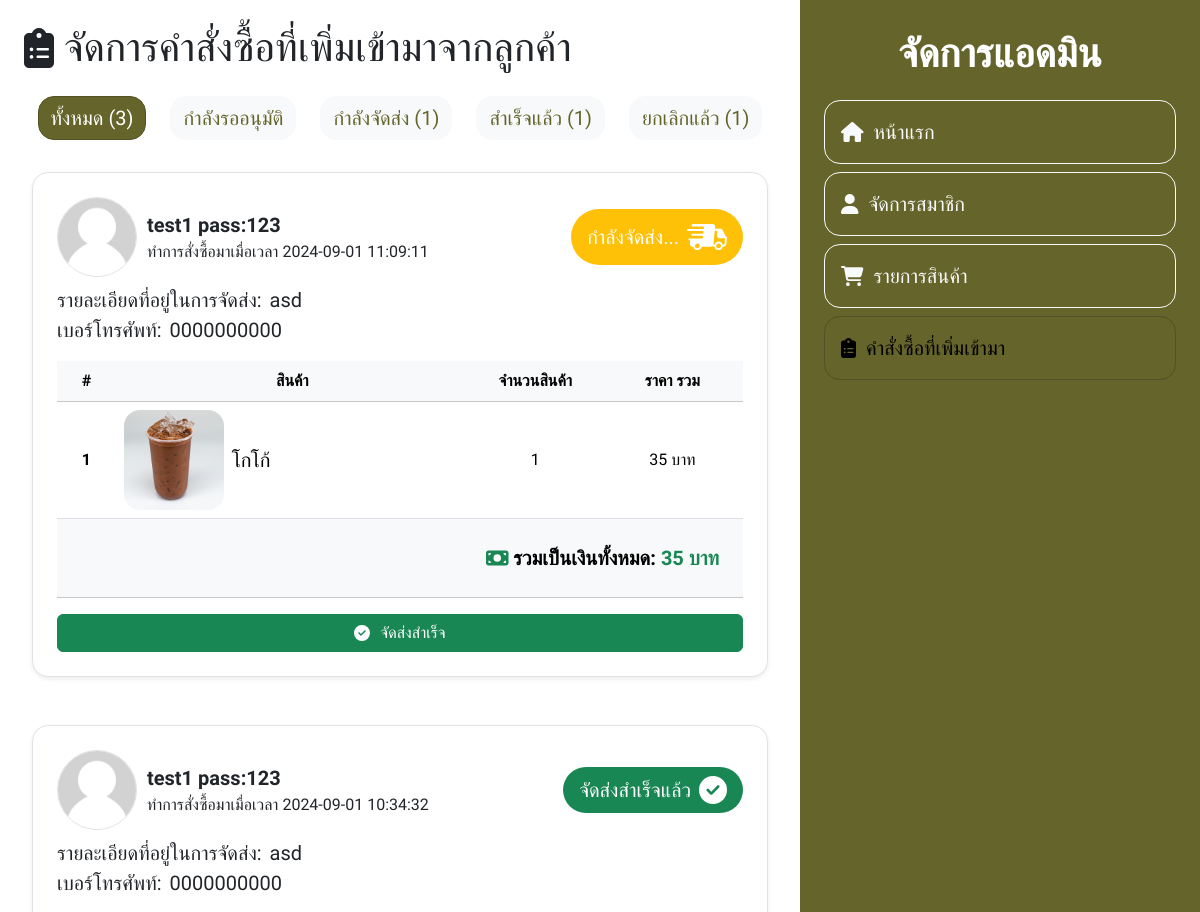
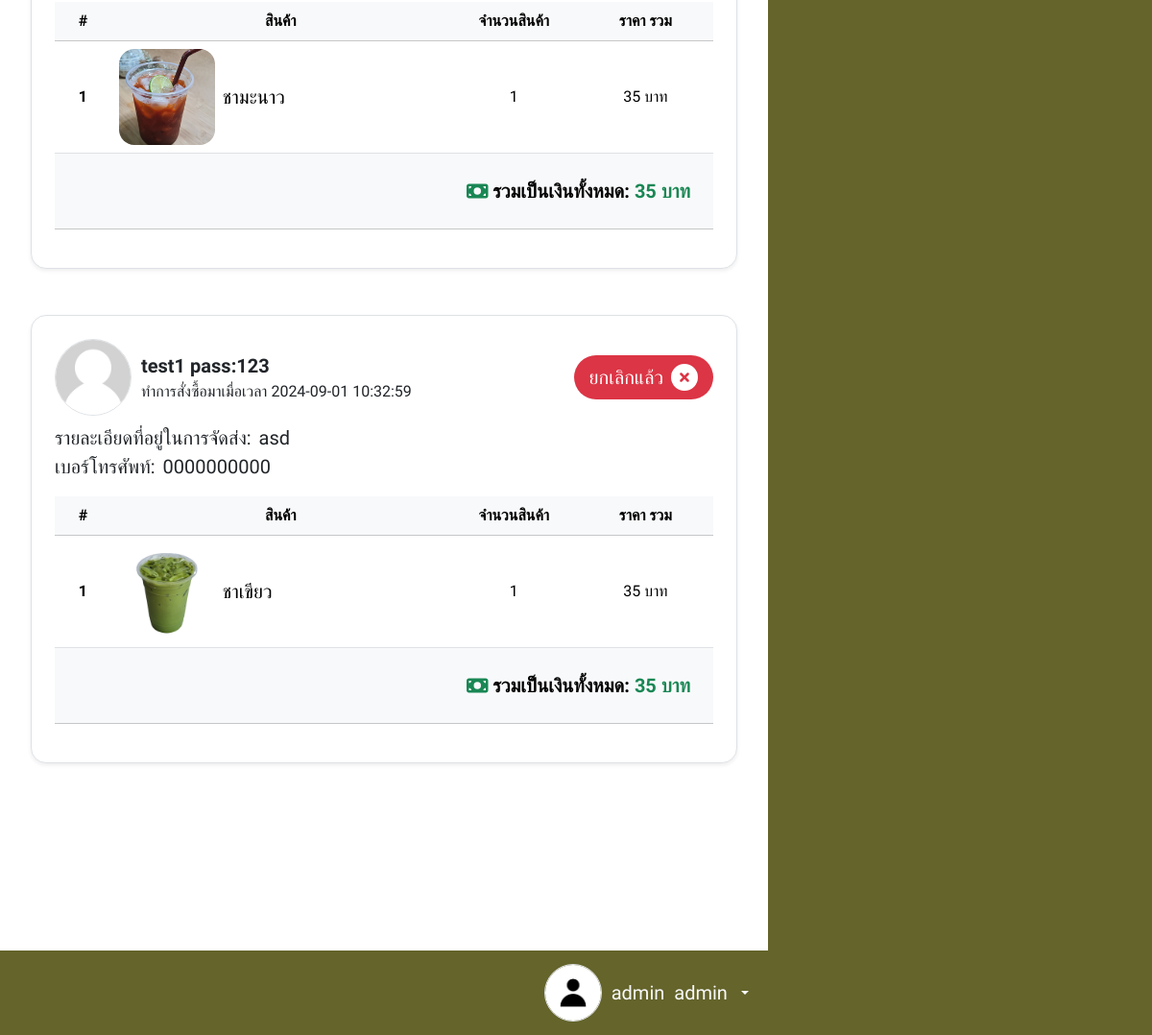
/admin/?page=orders&tabs=all (signed in), run on the app's committed database (2 pictures, top to bottom).
### tables this page shows
CREATE TABLE `orders` (
  `order_id` int NOT NULL,
  `oders_json` text NOT NULL,
  `user_id` int NOT NULL,
  `status` enum('waiting','delivering','canceled','successfully') NOT NULL DEFAULT 'waiting',
  `create_at` timestamp NOT NULL DEFAULT CURRENT_TIMESTAMP
);

CREATE TABLE `users` (
  `user_id` int NOT NULL,
  `firstname` varchar(150) DEFAULT NULL,
  `lastname` varchar(150) NOT NULL,
  `tel` varchar(10) DEFAULT NULL,
  `email` varchar(150) NOT NULL,
  `password` varchar(150) NOT NULL,
  `profile_image` varchar(255) NOT NULL,
  `address` varchar(255) DEFAULT NULL,
  `role` enum('user','admin') NOT NULL DEFAULT 'user',
  `created_at` timestamp NOT NULL DEFAULT CURRENT_TIMESTAMP
);

CREATE TABLE `products` (
  `product_id` int NOT NULL,
  `name` varchar(255) NOT NULL,
  `detail` varchar(255) NOT NULL,
  `drink_type` tinytext NOT NULL,
  `price` int NOT NULL,
  `product_image` varchar(255) NOT NULL,
  `create_at` timestamp NOT NULL DEFAULT CURRENT_TIMESTAMP
);

### src/config-function/function.php (called while the page is built, shortened)
<?php
function sql(string $sql, array $params = [])
{
    global $pdo;
    $stmt = $pdo->prepare($sql);
    $stmt->execute($params);
    return $stmt;
}
    if (isset($_SESSION[$type_msg])) { ?>
    <?php }
function pathImage($image, string $typeImage = "user_images", string $location = "assets/images")
{
    $request_uri = parse_url($_SERVER["REQUEST_URI"], PHP_URL_PATH);
    return $request_uri == "/" ? "./$location/$typeImage/$image" : "../$location/$typeImage/$image";
}
function formatNumberWithComma(string $number)
{
    return number_format($number, 0, '.', ',');
}
    ?>

### src/admin/components/orders.php (the view, shortened to what this page needs)
<h1 class="d-flex align-items-center mb-4" style="gap:10px"><i class="fa-solid fa-clipboard-list"></i> จัดการคำสั่งซื้อที่เพิ่มเข้ามาจากลูกค้า</h1>
<?php
$ordersTabsName = [
    "all",
    "waiting",
    "delivering",
    "successfully",
    "canceled",
];
?>
<div class="d-flex justify-content-center">
    <ul class="m-0 p-0 list-unstyled d-flex flex-sm-row gap-4 flex-column">
        <?php
        foreach ($ordersTabsName as $index => $tabname) { ?>
            <a href="/admin/?page=orders&tabs=<?= $tabname; ?>" class="text-decoration-none text-primary fs-5 fw-medium btn rounded-4 <?= isset($_GET["tabs"]) && $_GET["tabs"] == $tabname ? "active btn-primary" : "btn-light" ?>">
                <li>
                    <?php
                    $countAllOrders = sql("SELECT COUNT(*) as countAllOrders FROM `orders`", [])->fetch()["countAllOrders"];
                    $countStatus = sql("SELECT COUNT(*) as countStatus FROM `orders` WHERE `status` = ?", [$tabname])->fetch()['countStatus'];
                    echo $tabname == "all" ? "ทั้งหมด ($countAllOrders)" : ($tabname == "waiting" ? "กำลังรออนุมัติ" : ($tabname == "delivering" ? "กำลังจัดส่ง" : ($tabname == "successfully" ? "สำเร็จแล้ว" : ($tabname == "canceled" ? "ยกเลิกแล้ว" : ""))));
                    echo $countStatus != 0 ? " ($countStatus)" : null;
                    ?>
                </li>
            </a>
        <?php } ?>
    </ul>
</div>
<div class="mt-4 p-2 overflow-y-auto overflow-x-hidden" style="height: calc(100% - 15%);">
    <?php
    $pramsTabs = isset($_GET["tabs"]) && $_GET["tabs"] != "all" ? $_GET["tabs"] . "%" : "%";
    $items = sql("SELECT * FROM `orders` WHERE status LIKE '$pramsTabs' ORDER BY `create_at` DESC");
    if ($items->rowCount() > 0) {
        while ($item = $items->fetch()) {
            $oders_json = json_decode($item["oders_json"], true);
            $user = sql("SELECT * FROM `users` WHERE `user_id` = ?", [$oders_json["user_id"]])->fetch(); ?>
            <div class="bg-white w-100 p-4 rounded-4 shadow-sm border mb-5 position-relative">
                <div class="d-flex align-items-center justify-content-between">
                    <div class="d-flex align-items-center" style="gap:10px">
                        <img src="<?= pathImage($user["profile_image"], "user_images") ?>" width="80px" height="80px" class="rounded-circle border object-fit-cover">
                        <div>
                            <div class="d-flex align-items-center gap-2">
                                <div class="d-flex flex-row fs-5 fw-bold" style="gap:5px;">
                                    <div><?= $user["firstname"] ?></div>
                                    <div><?= $user["lastname"] ?></div>
                                </div>
                            </div>
                            ทำการสั่งซื้อมาเมื่อเวลา <span><?= $item["create_at"] ?></span>
                        </div>
                    </div>
                    <div class="fs-5 d-flex align-items-center gap-2 text-white">
                        <div class="d-flex align-items-center p-2 rounded-5 gap-2 px-3 <?= $item["status"] == "waiting" ? "bg-primary" : ($item["status"] == "canceled" ? "bg-danger" : ($item["status"] == "successfully" ? "bg-success" : ($item["status"] == "delivering" ? "bg-warning" : null))) ?>">
                            <?= $item["status"] == "waiting" ? 'กำลังรอคุณอนุมัติเริ่มจัดส่ง <div class="spinner-border" role="status"><span class="visually-hidden">Loading...</span></div>'
                                : ($item["status"] == "canceled" ? 'ยกเลิกแล้ว <i class="fa-solid fa-circle-xmark fs-3"></i>'
                                    : ($item["status"] == "successfully" ? 'จัดส่งสำเร็จแล้ว <i class="fa-solid fa-circle-check fs-3"></i>'
                                        : ($item["status"] == "delivering" ? 'กำลังจัดส่ง... ' : null))) ?>
                        </div>
                    </div>
                </div>
                <div class="mt-2">
                    <div class="d-flex flex-row align-items-center gap-2">
                        <h5>รายละเอียดที่อยู่ในการจัดส่ง: </h5><span class="fs-5"><?= $user["address"] ?></span>
                    </div>
                    <div class="d-flex flex-row align-items-center gap-2">
                        <h5>เบอร์โทรศัพท์: </h5><span class="fs-5"><?= $user["tel"] ?></span>
                    </div>
                </div>
                <table class="table my-3">
                    <thead class="table-light text-center">
                        <tr>
                            <th scope="col" style="width: 50px;">#</th>
                            <th scope="col" style="width: 300px;">สินค้า</th>
                            <th scope="col" style="width: 113px;">จำนวนสินค้า</th>
                            <th scope="col" style="width: 120px;">ราคา รวม</th>
                        </tr>
                    </thead>
                    <tbody class="text-center">
                        <?php
                        foreach ($oders_json["carts"] as $index => $order) {
                            $product = sql("SELECT * FROM `products` WHERE `product_id` = ?", [$order["product_id"]])->fetch();  ?>
                            <tr class="align-middle">
                                <th scope="row"><?= $index + 1; ?></th>
                                <td>
                                    <div class="d-flex align-items-center gap-2">
                                        <img src="<?= pathImage($product["product_image"], "product_images"); ?>" width="100px" height="100px" class="object-fit-cover rounded-4">
                                        <h5><?= $product["name"] ?></h5>
                                    </div>
                                </td>
                                <td>
                                    <div class="d-flex align-items-center justify-content-center">
                                        <?= $order["amount"]; ?>
                                    </div>
                                </td>
                                <td><?= formatNumberWithComma($product["price"] * $order["amount"]); ?> บาท</td>
                            </tr>
                        <?php } ?>
                    </tbody>
                    <tfoot>
                        <tr class="table-light">
                            <th colspan="5" class="text-end p-4 fs-5">
                                <i class="fa-solid fa-money-bill text-success"></i>
                                รวมเป็นเงินทั้งหมด:
                                <span class="text-success"> <?= formatNumberWithComma($oders_json["totalPrice"]); ?> บาท</span>
                            </th>
                        </tr>
                    </tfoot>
                </table>
                <div class="d-flex align-items-center" style="gap:10px">
                    <?php
                    if ($item["status"] == "waiting") { ?>
                        <a href="../api/manage_orders.php?cancelOrder&order_id=<?= $item["order_id"] ?>" class="btn btn-danger d-flex align-items-center w-100 justify-content-center" style="gap:10px"><i class="fa-solid fa-circle-xmark"></i> ยกเลิก</a>
                        <a href="../api/manage_orders.php?deliveryOrder&order_id=<?= $item["order_id"] ?>" class="btn btn-warning d-flex align-items-center w-100 justify-content-center" style="gap:10px">
                            <svg xmlns="http://www.w3.org/2000/svg" xmlns:xlink="http://www.w3.org/1999/xlink" fill="#000000" height="25px" width="25px" version="1.1" id="Capa_1" viewBox="0 0 422.518 422.518" xml:space="preserve">
                                <path d="M422.512,215.424c0-0.079-0.004-0.158-0.005-0.237c-0.116-5.295-4.368-9.514-9.727-9.514h-2.554l-39.443-76.258  c-1.664-3.22-4.983-5.225-8.647-5.226l-67.34-0.014l2.569-20.364c0.733-8.138-1.783-15.822-7.086-21.638  c-5.293-5.804-12.683-9.001-20.81-9.001h-209c-5.255,0-9.719,4.066-10.22,9.308l-2.095,16.778h119.078  c7.732,0,13.836,6.268,13.634,14c-0.203,7.732-6.635,14-14.367,14H126.78c0.007,0.02,0.014,0.04,0.021,0.059H10.163  c-5.468,0-10.017,4.432-10.16,9.9c-0.143,5.468,4.173,9.9,9.641,9.9H164.06c7.168,1.104,12.523,7.303,12.326,14.808  c-0.216,8.242-7.039,14.925-15.267,14.994H54.661c-5.523,0-10.117,4.477-10.262,10c-0.145,5.523,4.215,10,9.738,10h105.204  c7.273,1.013,12.735,7.262,12.537,14.84c-0.217,8.284-7.109,15-15.393,15H35.792v0.011H25.651c-5.523,0-10.117,4.477-10.262,10  c-0.145,5.523,4.214,10,9.738,10h8.752l-3.423,35.818c-0.734,8.137,1.782,15.821,7.086,21.637c5.292,5.805,12.683,9.001,20.81,9.001  h7.55C69.5,333.8,87.3,349.345,109.073,349.345c21.773,0,40.387-15.545,45.06-36.118h94.219c7.618,0,14.83-2.913,20.486-7.682  c5.172,4.964,12.028,7.682,19.514,7.682h1.55c3.597,20.573,21.397,36.118,43.171,36.118c21.773,0,40.387-15.545,45.06-36.118h6.219  c16.201,0,30.569-13.171,32.029-29.36l6.094-67.506c0.008-0.091,0.004-0.181,0.01-0.273c0.01-0.139,0.029-0.275,0.033-0.415  C422.52,215.589,422.512,215.508,422.512,215.424z M109.597,329.345c-13.785,0-24.707-11.214-24.346-24.999  c0.361-13.786,11.87-25.001,25.655-25.001c13.785,0,24.706,11.215,24.345,25.001C134.89,318.131,123.382,329.345,109.597,329.345z   M333.597,329.345c-13.785,0-24.706-11.214-24.346-24.999c0.361-13.786,11.87-25.001,25.655-25.001  c13.785,0,24.707,11.215,24.345,25.001C358.89,318.131,347.382,329.345,333.597,329.345z M396.457,282.588  c-0.52,5.767-5.823,10.639-11.58,10.639h-6.727c-4.454-19.453-21.744-33.882-42.721-33.882c-20.977,0-39.022,14.429-44.494,33.882  h-2.059c-2.542,0-4.81-0.953-6.389-2.685c-1.589-1.742-2.337-4.113-2.106-6.676l12.609-139.691l28.959,0.006l-4.59,50.852  c-0.735,8.137,1.78,15.821,7.083,21.637c5.292,5.806,12.685,9.004,20.813,9.004h56.338L396.457,282.588z" />
                            </svg> เริ่มจัดส่ง</a>
                    <?php } elseif ($item["status"] == "delivering") { ?>
                        <a href="../api/manage_orders.php?successfullyOrder&order_id=<?= $item["order_id"] ?>" class="btn btn-success d-flex align-items-center w-100 justify-content-center" style="gap:10px"><i class="fa-solid fa-circle-check"></i> จัดส่งสำเร็จ</a>
                    <?php } ?>
                </div>
            </div>
        <?php }
    } ?>
</div>

### src/admin/index.php (shortened to what this page needs)
<?php
$admin_id = isset($_SESSION["user_login"]) ? header("location: ../") : (isset($_SESSION["admin_login"]) ? $_SESSION["admin_login"] : header("location: ./login.php"));
if ($admin_id) {
    $row = sql("SELECT * FROM `users` WHERE `user_id` = ?", [$admin_id])->fetch(PDO::FETCH_ASSOC);
}
$linkPageAdmin = [
    [
        "thText" => "หน้าแรก",
        "engText" => "home",
        "icon" => '<i class="fa-solid fa-house"></i>'
    ],
    [
        "thText" => "จัดการสมาชิก",
        "engText" => "user",
        "icon" => '<i class="fa-solid fa-user"></i>'
    ],
    [
        "thText" => "รายการสินค้า",
        "engText" => "products",
        "icon" => '<i class="fa-solid fa-cart-shopping"></i>'
    ],
    [
        "thText" => "คำสั่งซื้อที่เพิ่มเข้ามา",
        "engText" => "orders",
        "icon" => '<i class="fa-solid fa-clipboard-list"></i>'
    ],
];
?>
<!DOCTYPE html>
<html lang="en">
<head>
    <?php require_once __DIR__ . "/../lib/link.php"; ?>
</head>
<body>
    <div class="d-flex flex-column flex-sm-row">
        <div class="responsive-admin2">
            <div class="p-4" style="height: calc(100vh - 88px);">
                <?php foreach ($linkPageAdmin as $index => $link) {
                    if (isset($_GET["page"]) && $_GET["page"] == $link['engText']) {
                        require_once __DIR__ . "/components/" . $link['engText'] . ".php";
                    } elseif (isset($_GET["page"]) && $_GET["page"] == "manage-account") {
                        require_once "../components/manage_account.php";
                    }
                } ?>
            </div>
            <div class="bg-primary p-2">
                <div class="d-flex justify-content-sm-end justify-content-center">
                    <div class="dropdown">
                        <div class="d-flex justify-content-start align-items-center btn btn-outline-light border-0 rounded-5" data-bs-toggle="dropdown">
                            <div class="dropdown-toggle d-flex align-items-center" style="gap:10px">
                                <img src="<?= pathImage($row["profile_image"]); ?>" width="60px" height="60px" class="rounded-circle border object-fit-cover">
                                <h5><?= $row["firstname"] ?></h5>
                                <h5><?= $row["lastname"] ?></h5>
                            </div>
                        </div>
                    </div>
                </div>
            </div>
        </div>
        <div class="bg-primary text-white d-flex flex-column justify-content-between p-4 pb-0 responsive-admin1" style="white-space: nowrap;">
            <div>
                <div class="d-flex justify-content-center align-items-center mb-3">
                    <div class="text-center fs-1 fw-bold">จัดการแอดมิน</div>
                </div>
                <ul class="p-0 mb-5" style="list-style:none;">
                    <?php foreach ($linkPageAdmin as $index => $link) { ?>
                        <li>
                            <a href="?page=<?= $link['engText']; ?>" class="btn btn-outline-light w-100 fs-5 text-start p-3 d-flex align-items-center mt-2 rounded-4 <?= isset($_GET["page"]) && $_GET["page"] == $link['engText'] ? "active" : ""; ?>" style="gap:10px;"><?= $link["icon"] . " " . $link["thText"]; ?>
                            </a>
                        </li>
                    <?php } ?>
                </ul>
            </div>
        </div>
    </div>
</body>
</html>

### src/lib/link.php (shortened to what this page needs)
<?php
$request_uri = parse_url($_SERVER["REQUEST_URI"], PHP_URL_PATH);
$pathLib = ($request_uri == "/" || $request_uri == "/index.php") ? "./lib/" : "../lib/";
?>
<link rel="stylesheet" href="<?= $pathLib; ?>bootstrap_5.3.3/bootstrap.min.css">
<link rel="stylesheet" href="<?= $pathLib; ?>stylesheet/style.css">

### data on the page
orders: user.profile_image (picture), user.firstname "test1", user.lastname "pass:123", create_at "2024-09-01 11:09:11", status "กำลังจัดส่ง...", user.address "asd", user.tel "0000000000", oders_json "35"
products: product_image (picture), name "โกโก้", amount "1", formatNumberWithComma($product['price']*$order['amount']) "35"
orders: user.profile_image (picture), user.firstname "test1", user.lastname "pass:123", create_at "2024-09-01 10:34:32", status "จัดส่งสำเร็จแล้ว", user.address "asd", user.tel "0000000000", oders_json "35"
products: product_image (picture), name "ชามะนาว", amount "1", formatNumberWithComma($product['price']*$order['amount']) "35"
orders: user.profile_image (picture), user.firstname "test1", user.lastname "pass:123", create_at "2024-09-01 10:32:59", status "ยกเลิกแล้ว", user.address "asd", user.tel "0000000000", oders_json "35"
products: product_image (picture), name "ชาเขียว", amount "1", formatNumberWithComma($product['price']*$order['amount']) "35"
users: profile_image (placeholder picture), firstname "admin", lastname "admin"

### other printed values
$countAllOrders "3"
$countStatus "1"
$link["thText"] "หน้าแรก"
$link["thText"] "จัดการสมาชิก"
$link["thText"] "รายการสินค้า"
$link["thText"] "คำสั่งซื้อที่เพิ่มเข้ามา"
